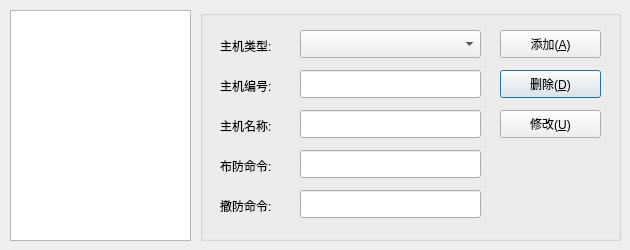
<?xml version="1.0" encoding="UTF-8"?>
<ui version="4.0">
 <class>frmHost</class>
 <widget class="QDialog" name="frmHost">
  <property name="geometry">
   <rect>
    <x>0</x>
    <y>0</y>
    <width>630</width>
    <height>250</height>
   </rect>
  </property>
  <property name="windowTitle">
   <string>主机管理</string>
  </property>
  <property name="windowIcon">
   <iconset resource="main.qrc">
    <normaloff>:/image/main.png</normaloff>:/image/main.png</iconset>
  </property>
  <property name="styleSheet">
   <string notr="true">font: 12pt &quot;宋体&quot;;</string>
  </property>
  <widget class="QListWidget" name="listHost">
   <property name="geometry">
    <rect>
     <x>10</x>
     <y>10</y>
     <width>181</width>
     <height>231</height>
    </rect>
   </property>
  </widget>
  <widget class="QGroupBox" name="groupBox">
   <property name="geometry">
    <rect>
     <x>200</x>
     <y>10</y>
     <width>421</width>
     <height>231</height>
    </rect>
   </property>
   <property name="title">
    <string/>
   </property>
   <widget class="QLabel" name="labHostConnectValue2">
    <property name="geometry">
     <rect>
      <x>20</x>
      <y>180</y>
      <width>71</width>
      <height>31</height>
     </rect>
    </property>
    <property name="text">
     <string>撤防命令:</string>
    </property>
   </widget>
   <widget class="QLabel" name="labHostID">
    <property name="geometry">
     <rect>
      <x>20</x>
      <y>60</y>
      <width>71</width>
      <height>31</height>
     </rect>
    </property>
    <property name="text">
     <string>主机编号:</string>
    </property>
   </widget>
   <widget class="QComboBox" name="txtHostType">
    <property name="geometry">
     <rect>
      <x>100</x>
      <y>20</y>
      <width>181</width>
      <height>28</height>
     </rect>
    </property>
   </widget>
   <widget class="QPushButton" name="btnDelete">
    <property name="geometry">
     <rect>
      <x>300</x>
      <y>60</y>
      <width>101</width>
      <height>28</height>
     </rect>
    </property>
    <property name="cursor">
     <cursorShape>PointingHandCursor</cursorShape>
    </property>
    <property name="text">
     <string>删除(&amp;D)</string>
    </property>
    <property name="icon">
     <iconset resource="main.qrc">
      <normaloff>:/image/delete.png</normaloff>:/image/delete.png</iconset>
    </property>
    <property name="iconSize">
     <size>
      <width>20</width>
      <height>20</height>
     </size>
    </property>
   </widget>
   <widget class="QLabel" name="labHostType">
    <property name="geometry">
     <rect>
      <x>20</x>
      <y>20</y>
      <width>71</width>
      <height>31</height>
     </rect>
    </property>
    <property name="text">
     <string>主机类型:</string>
    </property>
   </widget>
   <widget class="QLineEdit" name="txtHostConnectValue2">
    <property name="geometry">
     <rect>
      <x>100</x>
      <y>180</y>
      <width>181</width>
      <height>28</height>
     </rect>
    </property>
    <property name="text">
     <string/>
    </property>
    <property name="cursorPosition">
     <number>0</number>
    </property>
   </widget>
   <widget class="QLineEdit" name="txtHostConnectValue1">
    <property name="geometry">
     <rect>
      <x>100</x>
      <y>140</y>
      <width>181</width>
      <height>28</height>
     </rect>
    </property>
    <property name="text">
     <string/>
    </property>
   </widget>
   <widget class="QLabel" name="labHostConnectValue1">
    <property name="geometry">
     <rect>
      <x>20</x>
      <y>140</y>
      <width>71</width>
      <height>31</height>
     </rect>
    </property>
    <property name="text">
     <string>布防命令:</string>
    </property>
   </widget>
   <widget class="QPushButton" name="btnUpdate">
    <property name="geometry">
     <rect>
      <x>300</x>
      <y>100</y>
      <width>101</width>
      <height>28</height>
     </rect>
    </property>
    <property name="cursor">
     <cursorShape>PointingHandCursor</cursorShape>
    </property>
    <property name="text">
     <string>修改(&amp;U)</string>
    </property>
    <property name="icon">
     <iconset resource="main.qrc">
      <normaloff>:/image/excel.png</normaloff>:/image/excel.png</iconset>
    </property>
    <property name="iconSize">
     <size>
      <width>20</width>
      <height>20</height>
     </size>
    </property>
   </widget>
   <widget class="QLineEdit" name="txtHostID">
    <property name="geometry">
     <rect>
      <x>100</x>
      <y>60</y>
      <width>181</width>
      <height>28</height>
     </rect>
    </property>
    <property name="styleSheet">
     <string notr="true"/>
    </property>
    <property name="text">
     <string/>
    </property>
    <property name="echoMode">
     <enum>QLineEdit::Normal</enum>
    </property>
    <property name="cursorPosition">
     <number>0</number>
    </property>
   </widget>
   <widget class="QPushButton" name="btnAdd">
    <property name="geometry">
     <rect>
      <x>300</x>
      <y>20</y>
      <width>101</width>
      <height>28</height>
     </rect>
    </property>
    <property name="cursor">
     <cursorShape>PointingHandCursor</cursorShape>
    </property>
    <property name="text">
     <string>添加(&amp;A)</string>
    </property>
    <property name="icon">
     <iconset resource="main.qrc">
      <normaloff>:/image/add.png</normaloff>:/image/add.png</iconset>
    </property>
    <property name="iconSize">
     <size>
      <width>20</width>
      <height>20</height>
     </size>
    </property>
   </widget>
   <widget class="QLabel" name="labHostName">
    <property name="geometry">
     <rect>
      <x>20</x>
      <y>100</y>
      <width>71</width>
      <height>31</height>
     </rect>
    </property>
    <property name="text">
     <string>主机名称:</string>
    </property>
   </widget>
   <widget class="QLineEdit" name="txtHostName">
    <property name="geometry">
     <rect>
      <x>100</x>
      <y>100</y>
      <width>181</width>
      <height>28</height>
     </rect>
    </property>
    <property name="styleSheet">
     <string notr="true"/>
    </property>
    <property name="text">
     <string/>
    </property>
    <property name="echoMode">
     <enum>QLineEdit::Normal</enum>
    </property>
    <property name="cursorPosition">
     <number>0</number>
    </property>
   </widget>
  </widget>
 </widget>
 <tabstops>
  <tabstop>listHost</tabstop>
  <tabstop>txtHostType</tabstop>
  <tabstop>txtHostID</tabstop>
  <tabstop>txtHostName</tabstop>
  <tabstop>txtHostConnectValue1</tabstop>
  <tabstop>txtHostConnectValue2</tabstop>
  <tabstop>btnAdd</tabstop>
  <tabstop>btnDelete</tabstop>
  <tabstop>btnUpdate</tabstop>
 </tabstops>
 <resources>
  <include location="main.qrc"/>
 </resources>
 <connections/>
</ui>
